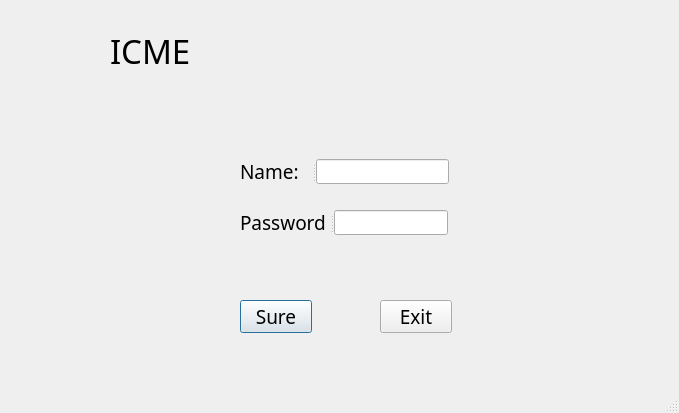
<?xml version="1.0" encoding="UTF-8"?>
<ui version="4.0">
 <class>Dialog</class>
 <widget class="QDialog" name="Dialog">
  <property name="geometry">
   <rect>
    <x>0</x>
    <y>0</y>
    <width>679</width>
    <height>413</height>
   </rect>
  </property>
  <property name="windowTitle">
   <string>Dialog</string>
  </property>
  <property name="sizeGripEnabled">
   <bool>true</bool>
  </property>
  <widget class="QLabel" name="label">
   <property name="geometry">
    <rect>
     <x>110</x>
     <y>10</y>
     <width>471</width>
     <height>81</height>
    </rect>
   </property>
   <property name="font">
    <font>
     <family>微软雅黑</family>
     <pointsize>25</pointsize>
    </font>
   </property>
   <property name="text">
    <string>ICME</string>
   </property>
  </widget>
  <widget class="QPushButton" name="pushButton_Sure">
   <property name="geometry">
    <rect>
     <x>240</x>
     <y>300</y>
     <width>72</width>
     <height>33</height>
    </rect>
   </property>
   <property name="font">
    <font>
     <family>微软雅黑</family>
     <pointsize>14</pointsize>
    </font>
   </property>
   <property name="text">
    <string>Sure</string>
   </property>
  </widget>
  <widget class="QPushButton" name="pushButton_2">
   <property name="geometry">
    <rect>
     <x>380</x>
     <y>300</y>
     <width>72</width>
     <height>33</height>
    </rect>
   </property>
   <property name="font">
    <font>
     <family>微软雅黑</family>
     <pointsize>14</pointsize>
    </font>
   </property>
   <property name="text">
    <string>Exit</string>
   </property>
  </widget>
  <widget class="QSplitter" name="splitter">
   <property name="geometry">
    <rect>
     <x>240</x>
     <y>159</y>
     <width>209</width>
     <height>25</height>
    </rect>
   </property>
   <property name="orientation">
    <enum>Qt::Horizontal</enum>
   </property>
   <widget class="QLabel" name="label_2">
    <property name="font">
     <font>
      <family>微软雅黑</family>
      <pointsize>14</pointsize>
      <weight>50</weight>
      <italic>false</italic>
      <bold>false</bold>
     </font>
    </property>
    <property name="text">
     <string>Name:</string>
    </property>
   </widget>
   <widget class="QLineEdit" name="lineEdit"/>
  </widget>
  <widget class="QSplitter" name="splitter_2">
   <property name="geometry">
    <rect>
     <x>240</x>
     <y>210</y>
     <width>208</width>
     <height>25</height>
    </rect>
   </property>
   <property name="orientation">
    <enum>Qt::Horizontal</enum>
   </property>
   <widget class="QLabel" name="label_3">
    <property name="font">
     <font>
      <family>微软雅黑</family>
      <pointsize>14</pointsize>
      <weight>50</weight>
      <italic>false</italic>
      <bold>false</bold>
     </font>
    </property>
    <property name="text">
     <string>Password</string>
    </property>
   </widget>
   <widget class="QLineEdit" name="lineEdit_2"/>
  </widget>
 </widget>
 <resources/>
 <connections>
  <connection>
   <sender>pushButton_2</sender>
   <signal>clicked()</signal>
   <receiver>Dialog</receiver>
   <slot>close()</slot>
   <hints>
    <hint type="sourcelabel">
     <x>416</x>
     <y>312</y>
    </hint>
    <hint type="destinationlabel">
     <x>543</x>
     <y>320</y>
    </hint>
   </hints>
  </connection>
 </connections>
</ui>
